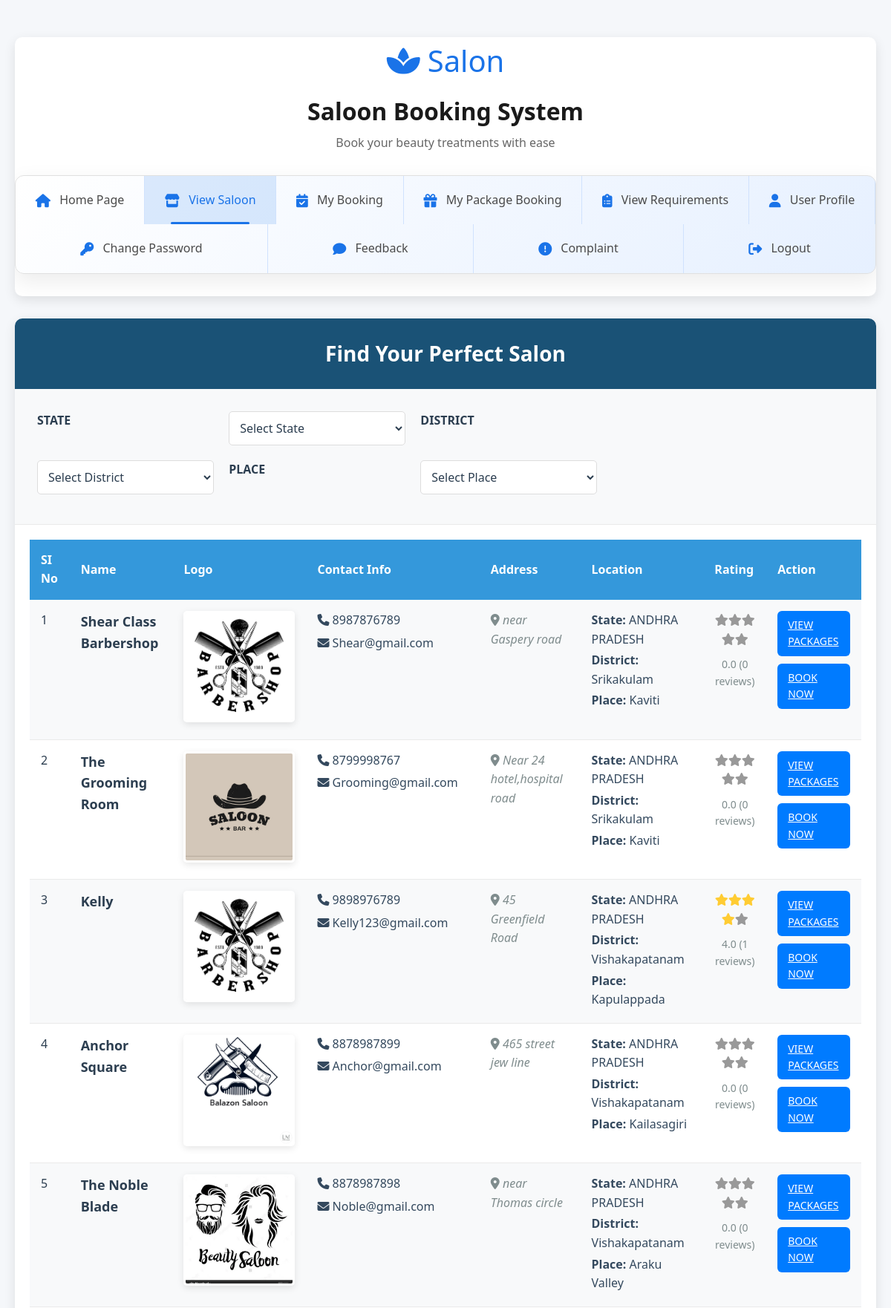
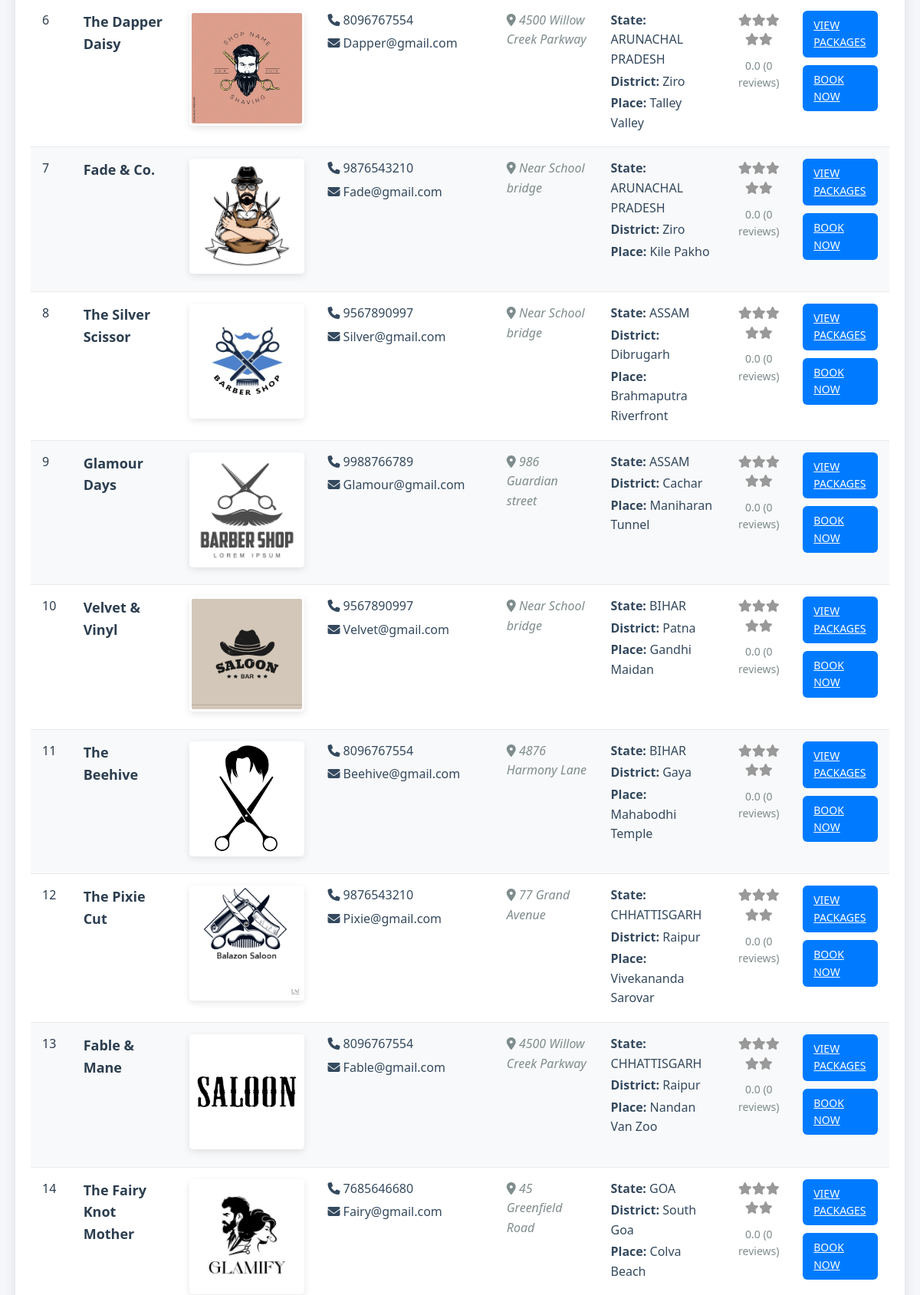
The app's page /User/Viewsaloon.php (signed in, upper part) with its own data (2 pictures, top to bottom).
### tables this page shows
CREATE TABLE `tbl_saloon` (
  `saloon_id` int(11) NOT NULL,
  `saloon_name` varchar(30) NOT NULL,
  `saloon_email` varchar(100) NOT NULL,
  `saloon_contact` varchar(30) NOT NULL,
  `saloon_password` varchar(30) NOT NULL,
  `saloon_address` varchar(40) NOT NULL,
  `saloon_logo` varchar(100) NOT NULL,
  `saloon_proof` varchar(100) NOT NULL,
  `saloon_status` int(11) NOT NULL DEFAULT 0,
  `place_id` int(11) NOT NULL,
  `saloon_ownername` varchar(30) NOT NULL,
  `saloon_gstno` varchar(100) NOT NULL,
  `saloon_doj` date NOT NULL,
  `saloon_reason` varchar(200) NOT NULL
);

CREATE TABLE `tbl_state` (
  `state_id` int(11) NOT NULL,
  `state_name` varchar(40) NOT NULL,
  `state_status` int(11) NOT NULL DEFAULT 1
);

CREATE TABLE `tbl_district` (
  `district_id` int(11) NOT NULL,
  `district_name` varchar(40) NOT NULL,
  `state_id` int(11) NOT NULL,
  `district_status` int(11) NOT NULL DEFAULT 1
);

CREATE TABLE `tbl_place` (
  `place_id` int(11) NOT NULL,
  `place_name` varchar(30) NOT NULL,
  `district_id` int(11) NOT NULL,
  `place_status` int(11) NOT NULL DEFAULT 1
);

### User/Viewsaloon.php (the view, shortened to what this page needs)
<?php
include('Header.php');
?>
<!DOCTYPE html PUBLIC "-//W3C//DTD XHTML 1.0 Transitional//EN" "http://www.w3.org/TR/xhtml1/DTD/xhtml1-transitional.dtd">
<html xmlns="http://www.w3.org/1999/xhtml">
<head>
<link href="https://cdnjs.cloudflare.com/ajax/libs/font-awesome/6.5.1/css/all.min.css" rel="stylesheet">
</head>
<body>
<div class="container">
  <div class="header">
    <h2>Find Your Perfect Salon</h2>
  </div>
  <div class="filter-section">
    <form id="form1" name="form1" method="post" action="">
      <table class="filter-table">
        <tr>
          <td class="filter-label">STATE</td>
          <td>
            <select name="scl_state" id="scl_state" onChange="getDistrict(this.value),getSaloon()" required="required">
              <option value="">Select State</option>
            </select>
          </td>
          <td class="filter-label">DISTRICT</td>
          <td>
            <select name="scl_district" id="scl_district" onChange="getPlace(this.value),getSaloon()" required="required">
              <option value="">Select District</option>
            </select>
          </td>
          <td class="filter-label">PLACE</td>
          <td>
            <select name="scl_place" id="scl_place" required="required" onchange="getSaloon()">
              <option value="">Select Place</option>
            </select>
          </td>
        </tr>
      </table>
    </form>
  </div>
  <div class="salons-container">
    <table class="salons-table" id="result">
      <tr>
        <th>SI No</th>
        <th>Name</th>
        <th>Logo</th>
        <th>Contact Info</th>
        <th>Address</th>
        <th>Location</th>
        <th>Rating</th>
        <th>Action</th>
      </tr>
      <?php
      $i = 0;
      $sel="select * from tbl_saloon u INNER JOIN tbl_place p on u.place_id=p.place_id inner join tbl_district d on p.district_id=d.district_id inner join tbl_state s on d.state_id=s.state_id where saloon_status=1 ORDER BY state_name ASC";
      $rowss = $con->query($sel);
      if($rowss->num_rows > 0) {
        while($data = $rowss->fetch_assoc()) {
          $i++;
      ?>
      <tr>
        <td><?php echo $i; ?></td>
        <td>
          <div class="salon-name"><?php echo $data["saloon_name"];?></div>
        </td>
        <td>
          <img src="../Assets/Files/User/logo/<?php echo $data["saloon_logo"];?>" class="salon-logo" alt="Salon Logo"/>
        </td>
        <td>
          <div class="salon-contact"><i class="fas fa-phone"></i> <?php echo $data["saloon_contact"];?></div>
          <div class="salon-email"><i class="fas fa-envelope"></i> <?php echo $data["saloon_email"];?></div>
        </td>
        <td>
          <div class="salon-address"><i class="fas fa-map-marker-alt"></i> <?php echo $data["saloon_address"];?></div>
        </td>
        <td>
          <div class="location-info"><strong>State:</strong> <?php echo $data["state_name"];?></div>
          <div class="location-info"><strong>District:</strong> <?php echo $data["district_name"];?></div>
          <div class="location-info"><strong>Place:</strong> <?php echo $data["place_name"];?></div>
        </td>
        <td>
          <?php
          $average_rating = 0;
          $total_review = 0;
          $total_user_rating = 0;
          $query = "SELECT * FROM tbl_review where saloon_id = '".$data["saloon_id"]."' ORDER BY review_id DESC";
          $result = $con->query($query);
          while($row = $result->fetch_assoc()) {
            $total_review++;
            $total_user_rating = $total_user_rating + $row["user_rating"];
          }
          if($total_review > 0 && $total_user_rating > 0) {
            $average_rating = $total_user_rating / $total_review;
          }
          ?>
          <div class="rating-stars">
            <?php
            for($j = 1; $j <= 5; $j++) {
              if($j <= floor($average_rating)) {
                echo '<i class="fas fa-star" style="color:#FC3"></i>';
              } else {
                echo '<i class="fas fa-star" style="color:#999"></i>';
              }
            }
            ?>
          </div>
          <div class="rating-text">
            <?php echo number_format($average_rating, 1); ?> (<?php echo $total_review; ?> reviews)
          </div>
        </td>
        <td>
          <div class="action-buttons">
            <a href="Viewpackage.php?sid=<?php echo $data['saloon_id'] ?>" class="custom-file-label">VIEW PACKAGES</a>
            <a href="Book.php?rid=<?php echo $data['saloon_id'] ?>" class="custom-file-label">BOOK NOW</a>
          </div>
        </td>
      </tr>
      <?php
        }
      } else {
        echo '<tr><td colspan="8" class="no-salons">No salons found. Please try different filters.</td></tr>';
      }
      ?>
    </table>
  </div>
</div>
</body>
</html>
<?php
include('Footer.php');
?>

### User/Header.php (style rules this page uses)
* { margin: 0; padding: 0; box-sizing: border-box; font-family: 'Segoe UI', Tahoma, Geneva, Verdana, sans-serif; }
body { background-color: #f8f9fa; color: #333; padding: 20px; }
.container { max-width: 1200px; margin: 0 auto; }

### User/Viewsaloon.php (style rules this page uses)
* { margin: 0; padding: 0; box-sizing: border-box; font-family: 'Segoe UI', Tahoma, Geneva, Verdana, sans-serif; }
body { background-color: #f5f7fa; color: #2c3e50; line-height: 1.6; padding: 20px; }
.container { max-width: 1400px; margin: 30px auto; background: white; border-radius: 10px; box-shadow: 0 5px 15px rgba(0, 0, 0, 0.1); overflow: hidden; }
.header { background: #1a5276; color: white; padding: 25px; text-align: center; }
.header h2 { font-size: 28px; font-weight: 600; }
.filter-section { padding: 20px; background: #f8f9fa; border-bottom: 1px solid #eaeaea; }
.filter-table { width: 100%; border-collapse: collapse; }
.filter-table td { padding: 10px; vertical-align: middle; }
.filter-label { font-weight: 600; color: #2c3e50; white-space: nowrap; padding-right: 10px; }
select { width: 100%; padding: 10px; border: 1px solid #ddd; border-radius: 5px; font-size: 16px; background: white; color: #2c3e50; }
.salons-container { padding: 20px; overflow-x: auto; }
.salons-table { width: 100%; border-collapse: collapse; }
.salons-table th { background-color: #3498db; color: white; padding: 15px; text-align: left; font-weight: 600; }
.salons-table td { padding: 15px; border-bottom: 1px solid #eaeaea; vertical-align: top; }
.salons-table tr:nth-child(even) { background-color: #f8f9fa; }
.salon-logo { width: 150px; height: 150px; object-fit: cover; border-radius: 5px; border: 3px solid #fff; box-shadow: 0 3px 10px rgba(0, 0, 0, 0.1); }
.salon-name { font-weight: 600; color: #2c3e50; font-size: 18px; margin-bottom: 5px; }
.salon-contact, .salon-email { color: #34495e; margin-bottom: 5px; }
.salon-address { color: #7f8c8d; font-style: italic; }
.location-info { color: #34495e; margin-bottom: 3px; }
.rating-stars { text-align: center; margin-bottom: 10px; }
.rating-text { text-align: center; font-size: 14px; color: #7f8c8d; }
.action-buttons { display: flex; flex-direction: column; gap: 10px; }
.custom-file-label { background-color: #007bff; color: white; padding: 8px 14px; border-radius: 6px; cursor: pointer; display: inline-block; font-size: 14px; transition: background 0.3s; }
@media (max-width: 1200px) { .filter-table { display: block; } }
@media (max-width: 1200px) { .filter-table tr { display: flex; flex-wrap: wrap; margin-bottom: 10px; } }
@media (max-width: 1200px) { .filter-table td { flex: 1 0 33%; } }

### records on screen
tbl_saloon: saloon_name "Shear Class Barbershop", saloon_logo (picture), saloon_contact "8987876789", saloon_email "Shear@gmail.com", saloon_address "near Gaspery road", tbl_state.state_name "ANDHRA PRADESH", tbl_district.district_name "Srikakulam", place.place_name "Kaviti", average_rating "0.0", total_review "0"
tbl_saloon: saloon_name "The Grooming Room", saloon_logo (picture), saloon_contact "8799998767", saloon_email "Grooming@gmail.com", saloon_address "Near 24 hotel,hospital road", tbl_state.state_name "ANDHRA PRADESH", tbl_district.district_name "Srikakulam", place.place_name "Kaviti", average_rating "0.0", total_review "0"
tbl_saloon: saloon_name "Kelly", saloon_logo (picture), saloon_contact "9898976789", saloon_email "Kelly123@gmail.com", saloon_address "45 Greenfield Road", tbl_state.state_name "ANDHRA PRADESH", tbl_district.district_name "Vishakapatanam", place.place_name "Kapulappada", average_rating "4.0", total_review "1"
tbl_saloon: saloon_name "Anchor Square", saloon_logo (picture), saloon_contact "8878987899", saloon_email "Anchor@gmail.com", saloon_address "465 street jew line", tbl_state.state_name "ANDHRA PRADESH", tbl_district.district_name "Vishakapatanam", place.place_name "Kailasagiri", average_rating "0.0", total_review "0"
tbl_saloon: saloon_name "The Noble Blade", saloon_logo (picture), saloon_contact "8878987898", saloon_email "Noble@gmail.com", saloon_address "near Thomas circle", tbl_state.state_name "ANDHRA PRADESH", tbl_district.district_name "Vishakapatanam", place.place_name "Araku Valley", average_rating "0.0", total_review "0"
tbl_saloon: saloon_name "The Dapper Daisy", saloon_logo (picture), saloon_contact "8096767554", saloon_email "Dapper@gmail.com", saloon_address "4500 Willow Creek Parkway", tbl_state.state_name "ARUNACHAL PRADESH", tbl_district.district_name "Ziro", place.place_name "Talley Valley", average_rating "0.0", total_review "0"
tbl_saloon: saloon_name "Fade & Co.", saloon_logo (picture), saloon_contact "9876543210", saloon_email "Fade@gmail.com", saloon_address "Near School bridge", tbl_state.state_name "ARUNACHAL PRADESH", tbl_district.district_name "Ziro", place.place_name "Kile Pakho", average_rating "0.0", total_review "0"
tbl_saloon: saloon_name "The Silver Scissor", saloon_logo (picture), saloon_contact "9567890997", saloon_email "Silver@gmail.com", saloon_address "Near School bridge", tbl_state.state_name "ASSAM", tbl_district.district_name "Dibrugarh", place.place_name "Brahmaputra Riverfront", average_rating "0.0", total_review "0"
tbl_saloon: saloon_name "Glamour Days", saloon_logo (picture), saloon_contact "9988766789", saloon_email "Glamour@gmail.com", saloon_address "986 Guardian street", tbl_state.state_name "ASSAM", tbl_district.district_name "Cachar", place.place_name "Maniharan Tunnel", average_rating "0.0", total_review "0"
tbl_saloon: saloon_name "Velvet & Vinyl", saloon_logo (picture), saloon_contact "9567890997", saloon_email "Velvet@gmail.com", saloon_address "Near School bridge", tbl_state.state_name "BIHAR", tbl_district.district_name "Patna", place.place_name "Gandhi Maidan", average_rating "0.0", total_review "0"
tbl_saloon: saloon_name "The Beehive", saloon_logo (picture), saloon_contact "8096767554", saloon_email "Beehive@gmail.com", saloon_address "4876 Harmony Lane", tbl_state.state_name "BIHAR", tbl_district.district_name "Gaya", place.place_name "Mahabodhi Temple", average_rating "0.0", total_review "0"
tbl_saloon: saloon_name "The Pixie Cut", saloon_logo (picture), saloon_contact "9876543210", saloon_email "Pixie@gmail.com", saloon_address "77 Grand Avenue", tbl_state.state_name "CHHATTISGARH", tbl_district.district_name "Raipur", place.place_name "Vivekananda Sarovar", average_rating "0.0", total_review "0"
tbl_saloon: saloon_name "Fable & Mane", saloon_logo (picture), saloon_contact "8096767554", saloon_email "Fable@gmail.com", saloon_address "4500 Willow Creek Parkway", tbl_state.state_name "CHHATTISGARH", tbl_district.district_name "Raipur", place.place_name "Nandan Van Zoo", average_rating "0.0", total_review "0"
tbl_saloon: saloon_name "The Fairy Knot Mother", saloon_logo (picture), saloon_contact "7685646680", saloon_email "Fairy@gmail.com", saloon_address "45 Greenfield Road", tbl_state.state_name "GOA", tbl_district.district_name "South Goa", place.place_name "Colva Beach", average_rating "0.0", total_review "0"
